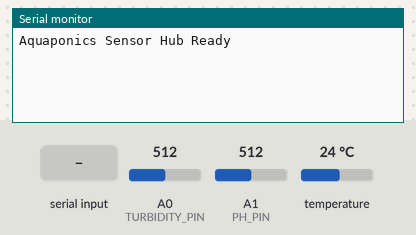
The sketch below on a simulated Arduino Uno, built with avr-gcc and run on an emulated ATmega328P. On the bench: the last lines printed to the serial monitor. The test bench sets the inputs (shaded band); at power-on: temperature 24 °C, A0 (TURBIDITY_PIN) = 512, A1 (PH_PIN) = 512.

Above: at 3.2 s.
3.3 s: "90,45\n" received over the second serial link
At 4.8 s:
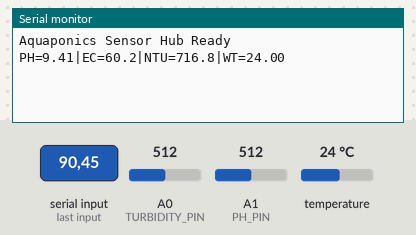
12.4 s: temperature set to 12 °C
At 12.9 s:
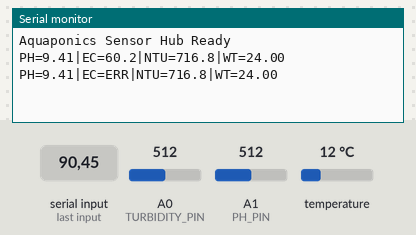
16.3 s: A0 (TURBIDITY_PIN) set to 716
At 19.1 s:
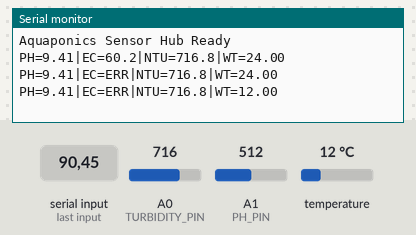
20.2 s: A1 (PH_PIN) set to 716
24.1 s: "30,150\n" received over the second serial link
At 25.7 s:
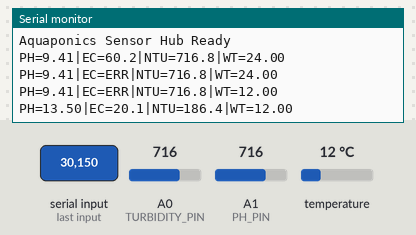
28.0 s: temperature set to 19 °C
At 32.3 s:
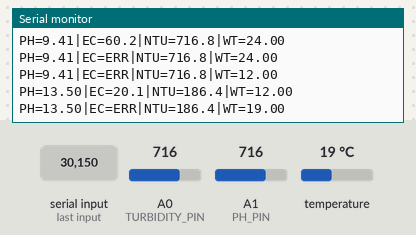

Measured:
- after the input at 3.3 s, the serial monitor: prints a new line after 0.68 s (image 1)
- after the input at 24.1 s, the serial monitor: prints a new line after 0.79 s (image 4)
- after the input at 28.0 s, the serial monitor: prints a new line after 3.9 s (image 5)

The sketch:

ardi_v1.ino
```cpp
#include <SoftwareSerial.h>
#include <OneWire.h>
#include <DallasTemperature.h>

// ------------------------
// EC Sensor
// ------------------------
SoftwareSerial ecSerial(2, 3); // RX, TX

// ------------------------
// DS18B20
// ------------------------
#define ONE_WIRE_BUS 4
OneWire oneWire(ONE_WIRE_BUS);
DallasTemperature tempSensor(&oneWire);

// ------------------------
// Analog Pins
// ------------------------
#define TURBIDITY_PIN A0
#define PH_PIN A1

// ------------------------
// Turbidity Calibration
// ------------------------
float adcToNTU(float adc)
{
  if (adc >= 784.9)
  {
    return 0.1 + (2.6 - 0.1) * (798.0 - adc) / (798.0 - 784.9);
  }
  else if (adc >= 762.7)
  {
    return 2.6 + (65.0 - 2.6) * (784.9 - adc) / (784.9 - 762.7);
  }
  else
  {
    return 65.0 + (130.0 - 65.0) * (762.7 - adc) / (762.7 - 737.7);
  }
}

void setup()
{
  Serial.begin(9600);
  ecSerial.begin(9600);

  tempSensor.begin();

  delay(2000);

  Serial.println("Aquaponics Sensor Hub Ready");
}

void loop()
{
  // ==========================
  // pH
  // ==========================
  int phADC = analogRead(PH_PIN);
  float phVoltage = phADC * (5.0 / 1023.0);
  float pH = (4.11 * phVoltage) - 0.88;

  // ==========================
  // Turbidity
  // ==========================
  int turbADC = analogRead(TURBIDITY_PIN);
  float ntu = adcToNTU(turbADC);

  // ==========================
  // Water Temperature
  // ==========================
  tempSensor.requestTemperatures();
  float waterTemp = tempSensor.getTempCByIndex(0);

  // ==========================
  // EC
  // ==========================
  while (ecSerial.available())
  {
    ecSerial.read();
  }

  ecSerial.print("R\r");
  delay(1200);

  String response = "";

  while (ecSerial.available())
  {
    char c = ecSerial.read();

    if (c == '\r' || c == '\n')
    {
      if (response.length() > 0)
      {
        break;
      }
    }
    else
    {
      response += c;
    }
  }

  float correctedEC = -1;

  if (response.length() > 0)
  {
    float rawEC = response.toFloat();
    correctedEC = rawEC * 0.669;
  }

  // ==========================
  // Output
  // ==========================
  Serial.print("PH=");
  Serial.print(pH, 2);

  Serial.print("|EC=");
  if (correctedEC >= 0)
    Serial.print(correctedEC, 1);
  else
    Serial.print("ERR");

  Serial.print("|NTU=");
  Serial.print(ntu, 1);

  Serial.print("|WT=");
  Serial.println(waterTemp, 2);

  delay(5000);
}
```
